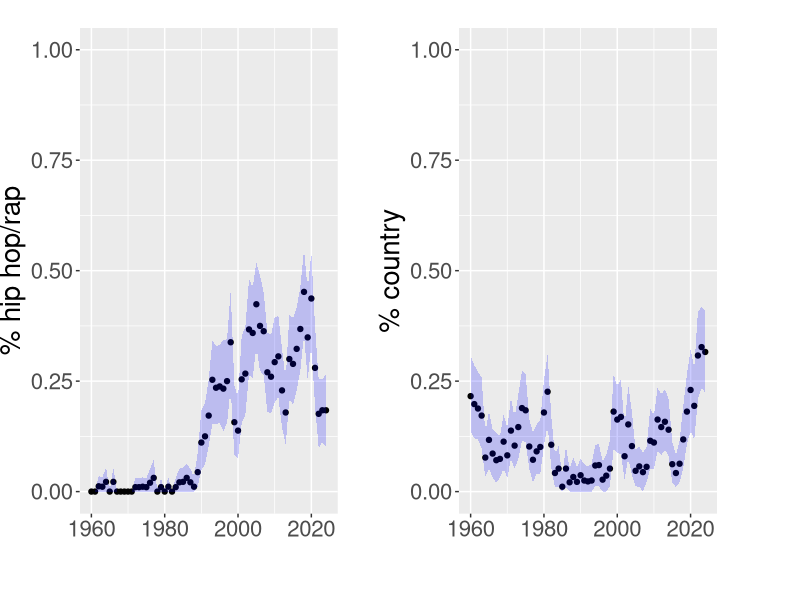

Reproduce this figure in R.
library(ggplot2)
library(patchwork)

big_text_theme <- theme(
  axis.title = element_text(size = 20),
  axis.text = element_text(size = 16),
  plot.title = element_text(size = 24),
  strip.text = element_text(size = 18)
)

scale <- scale_x_continuous(breaks = c(1960, 1970, 1980, 1990, 2000, 2010, 2015, 2025))

data=read.table("../data/hiphop_rap_country.proportion.txt")
country=data[data$V1 == "country", ]
country_g=ggplot(country, aes(x=V2, y=V3)) + geom_point() + geom_ribbon(aes(ymin=V4, ymax=V5), alpha=0.2, fill="blue") + ylim(0,1) + xlab("") + ylab("% country") + big_text_theme# + scale

data=read.table("../data/hiphop_rap_country.proportion.txt")
hiphoprap=data[data$V1 == "hiphop", ]
hiphop_g=ggplot(hiphoprap, aes(x=V2, y=V3)) + geom_point() + geom_ribbon(aes(ymin=V4, ymax=V5), alpha=0.2, fill="blue") + ylim(0,1) + xlab("") + ylab("% hip hop/rap") + big_text_theme #+ scale

pdf("hip_hop_country.pdf", width=14)

(hiphop_g+ country_g) +
  plot_layout(ncol = 2, widths = rep(1,2)) &
  theme(plot.margin = margin(10, 30, 10, 0)) 
 dev.off()
